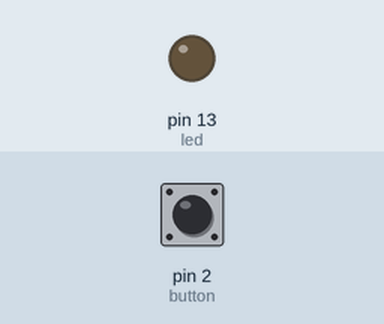
Bench run of a sketch on a simulated Arduino Uno, built with avr-gcc and run on an emulated ATmega328P. On the bench: output pins drawn as LEDs (lit = HIGH). The test bench sets the inputs (shaded band); at power-on: pin 2 (button) HIGH.

Above: at 1.2 s.
1.3 s: pin 2 (button) pulsed LOW 2 times (0.12 s each, 0.3 s apart)
At 2.5 s:
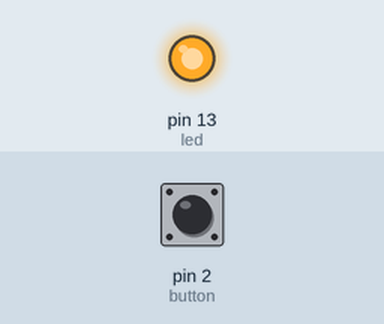
Timing chart, 0 to 4.3 s (numbered marks = the images above; inputs shaded):
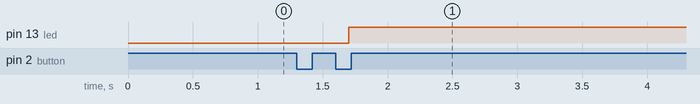

The sketch:

lab1_button2.ino
```cpp
int button = 2;
int led = 13;

int val = 0;
int old_val = 0;

int state = 0;

void setup() {
  // put your setup code here, to run once:
  pinMode(button, INPUT_PULLUP);
  pinMode(led, OUTPUT);
}

void loop() {
  // put your main code here, to run repeatedly:
  val = digitalRead(button);

  if ((val==LOW) && (old_val==HIGH)){
    state = state + 1;
    delay(100);
    if (state>5) state = 1;
  }
  old_val = val;

  switch(state){
    case 1:
      digitalWrite(led, LOW);
      delay(100);
      break;
    case 2:
      digitalWrite(led, 63);
      delay(100);
      break;
    case 3:
      digitalWrite(led, 127);
      delay(100);
      break;
    case 4:
      digitalWrite(led, 191);
      delay(100);
      break;
    case 5:
      digitalWrite(led, 255);
      delay(100);
      break;
    default:
      digitalWrite(led, LOW);
      delay(100);
      break;
  }
}
```

Measured:
- after the input at 1.3 s, pin 13 (led): LOW → HIGH after 0.40 s
